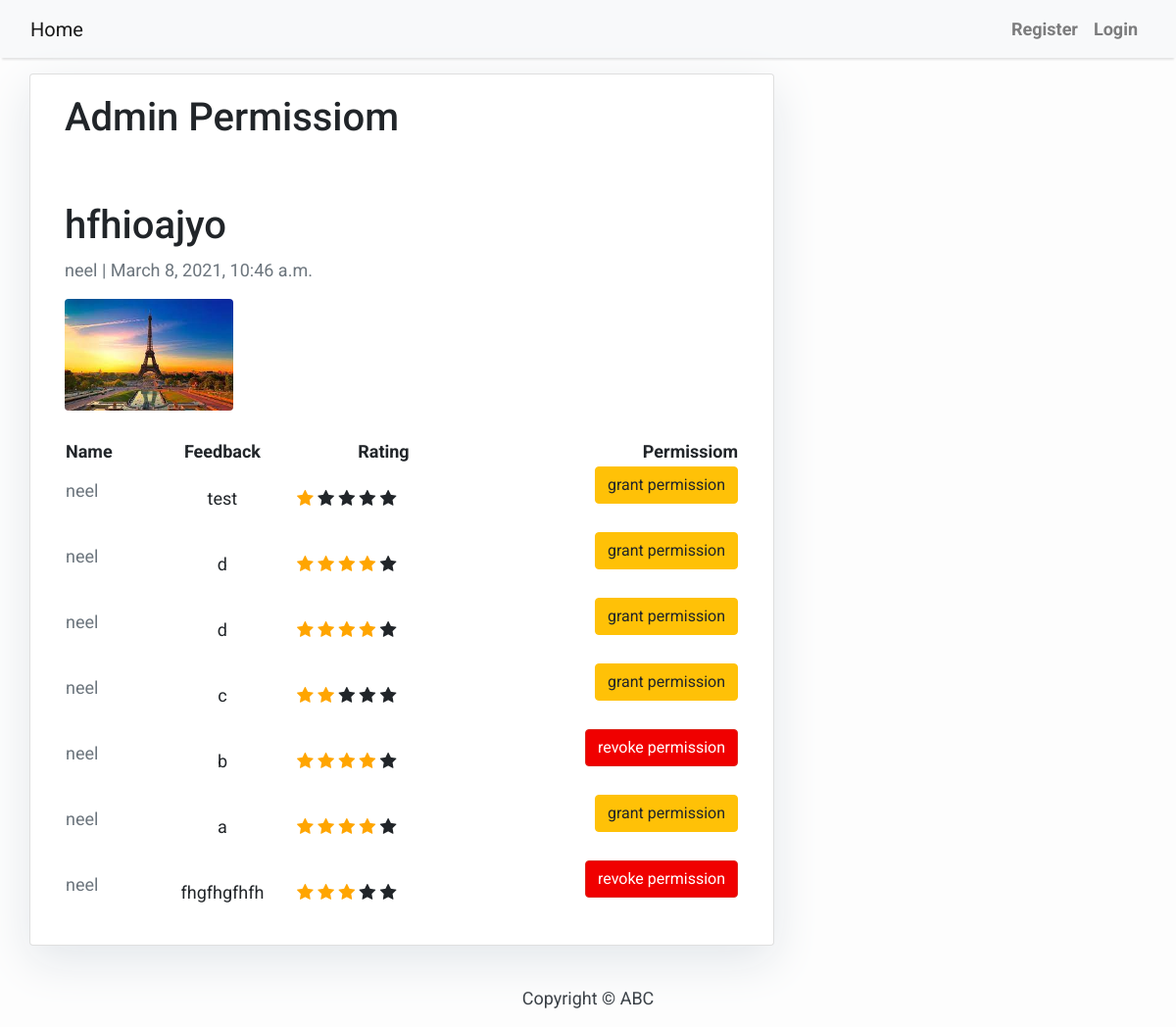
Page /comment_permission/14346228/ on the committed database.
### blog/models.py (models this page shows, shortened)
class Post(models.Model):
    title = models.CharField('title for post', max_length=200)
    author = models.ForeignKey(
        User, on_delete=models.CASCADE, related_name='blog_posts')
    image = models.ImageField(null=True, blank=True, upload_to="images/")
    updated_on = models.DateTimeField(auto_now=True)
    content = models.TextField()
    category = models.ForeignKey(
        Category, verbose_name="Category", on_delete=models.CASCADE, blank=True, null=True)
    created_on = models.DateTimeField(
        editable=True, auto_now_add=False, default=django.utils.timezone.now)
    slug = models.CharField(max_length=200, unique=True)
    class Meta:
        ordering = ['-created_on']

class Comments(models.Model):
    post = models.ForeignKey(
        Post, related_name="comments", on_delete=models.CASCADE)
    text = models.CharField(max_length=300)
    score = models.IntegerField(default=1,
            validators=[
                MaxValueValidator(5),
                MinValueValidator(0),
            ]
         )
    author = models.ForeignKey(
        User, on_delete=models.CASCADE, related_name='commentAuther')
    created = models.DateTimeField(auto_now_add=True)
    permission = models.BooleanField(default=False)

### blog/views.py (the view)
# urls.py: path(r'comment_permission/<slug:slug>/', views.comment_permission, name='comment_permission'),
def comment_permission(request, slug):
    post = Post.objects.get(slug=slug)
    comment = Comments.objects.filter(post__slug=slug).order_by('-created')
    return render(request, 'blog/comment_permission.html', {'data': post, 'comment' : comment})

### blog/templates/blog/comment_permission.html (shortened to what this page needs)
{% extends 'blog/base.html' %} {% block content %}
{% load static %}
<div class="container">
  <div class="row">
    <div class="col-md-8 card mb-4  mt-3 left  top">
      <div class="card-body">
        <h1> Admin Permissiom</h1>
        <br><br>
        {% if data %}
        <h1>{% block title %} {{ data.title }} {% endblock title %}</h1>
        <p class=" text-muted">{{ data.author }} | {{ data.created_on }}</p>
        {% if data.image %}
          <img src="{{data.image.url}}" class="rounded" width="25%">
          <br>
          <br>
        {% endif %}
          <table style="width:100%">
          <tr>
            <th style='text-align: left;'>Name</th>
            <th style='text-align: center;'>Feedback</th>
            <th style='text-align: center;'>Rating</th>
            <th style='text-align: right;'>Permissiom</th>
          </tr>
          {% for i in comment %}
            <tr>
              <td style='text-align: left;'><p class=" text-muted">{{ i.author }} </p></td>
              <td style='text-align: center;'><p class="card-text ">{{ i.text | safe }}</p></td>
              <td> <span class="fa fa-star {%if i.score >= 1 %}checked {% else %} unchecked {% endif %} "></span>
                <span class="fa fa-star {%if i.score >= 2 %}checked {% else %} unchecked {% endif %}"></span>
                <span class="fa fa-star {%if i.score >= 3 %}checked {% else %} unchecked {% endif %}"></span>
                <span class="fa fa-star {%if i.score >= 4 %}checked {% else %} unchecked {% endif %}"></span>
                <span class="fa fa-star {%if i.score >= 5 %}checked {% else %} unchecked {% endif %}"></span>
              </td>
              <td style='text-align: right;'>{% if i.permission == True %}
                <a class="btn btn-danger" href="{% url 'blog:comment_permission1' slug=data.slug pk=i.pk  %}">revoke permission</a><br><br>
              {% else %}
              <a class="btn btn-warning" href="{% url 'blog:comment_permission1' slug=data.slug pk=i.pk  %}">grant permission</a><br><br>
              {% endif %}
              </td>
            </tr>
          {% endfor %}
        </table>
      {% else %}
        No Feedbacks!!!!!!!!!
      {% endif %}
      </div>
    </div>
  </div>
</div>
{% endblock content %}

### blog/templates/blog/base.html (style rules this page uses)
body { font-family: "Roboto", sans-serif; font-size: 17px; background-color: #fdfdfd; }
.btn-danger { color: #fff; background-color: #f00000; border-color: #dc281e; }

### blog/templates/blog/comment_permission.html (style rules this page uses)
body { font-family: "Roboto", sans-serif; font-size: 18px; background-color: #fdfdfd; }
.card { box-shadow: 0 16px 48px #E3E7EB; }
.checked { color: orange; }

### rows in the picture
Post: title "hfhioajyo", author "neel", created_on "March 8, 2021, 10:46 a.m.", image (placeholder picture)
Comments: author "neel", text "test", score 1 (drawn), permission "grant permission"
Comments: author "neel", text "d", score 4 (drawn), permission "grant permission"
Comments: author "neel", text "d", score 4 (drawn), permission "grant permission"
Comments: author "neel", text "c", score 2 (drawn), permission "grant permission"
Comments: author "neel", text "b", score 4 (drawn), permission "revoke permission"
Comments: author "neel", text "a", score 4 (drawn), permission "grant permission"
Comments: author "neel", text "fhgfhgfhfh", score 3 (drawn), permission "revoke permission"
